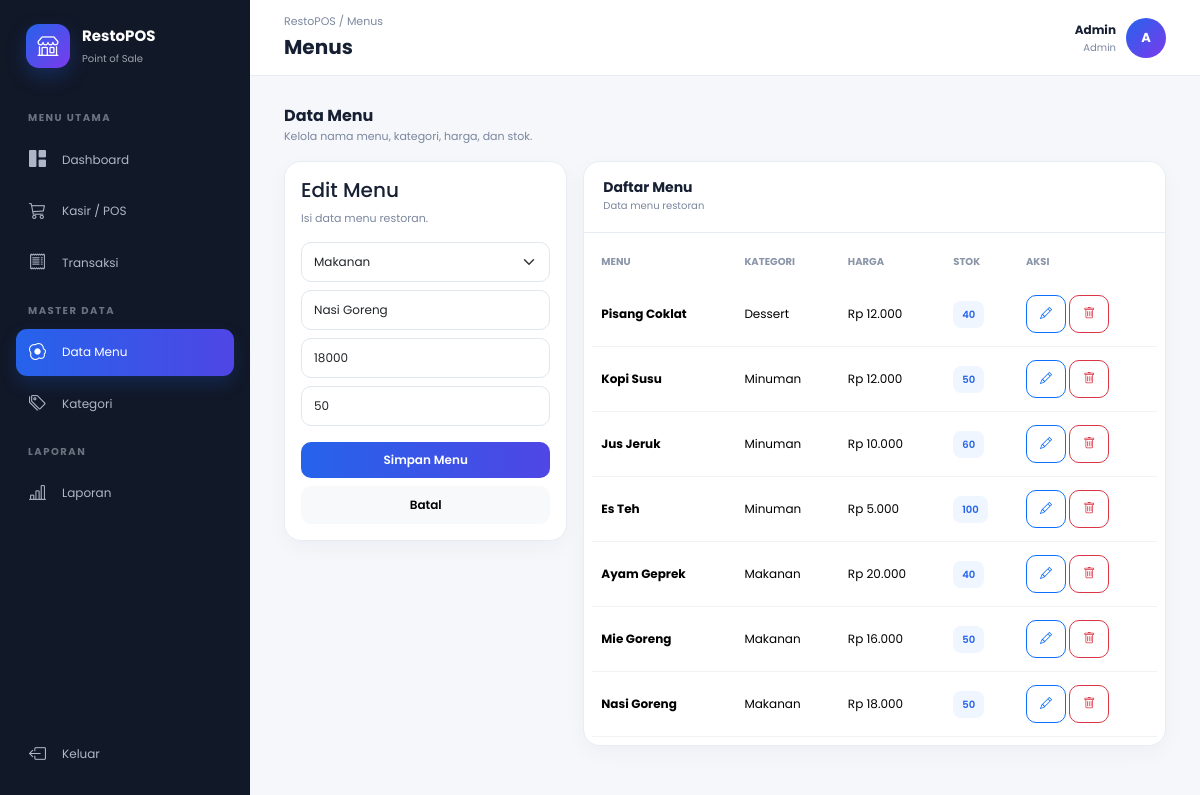
Screenshot of /menus.php?edit=1 (signed in) with the database file from the repository.
### tables this page shows
CREATE TABLE menus (
 id BIGINT UNSIGNED AUTO_INCREMENT PRIMARY KEY,
 category_id BIGINT UNSIGNED NOT NULL,
 name VARCHAR(100) NOT NULL,
 price INT NOT NULL DEFAULT 0,
 stock INT NOT NULL DEFAULT 0,
 image VARCHAR(255) NULL,
 FOREIGN KEY (category_id) REFERENCES categories(id) ON DELETE CASCADE
);

CREATE TABLE categories (
 id BIGINT UNSIGNED AUTO_INCREMENT PRIMARY KEY,
 name VARCHAR(100) NOT NULL
);

### config.php (called while the page is built, shortened)
<?php
function rupiah($n){ return 'Rp '.number_format((int)$n,0,',','.'); }

### menus.php (the view)
<?php require 'config.php'; role(['admin']); if(isset($_GET['delete'])){$id=(int)$_GET['delete'];$conn->query("DELETE FROM menus WHERE id=$id");header('Location:menus.php');exit;}if($_SERVER['REQUEST_METHOD']==='POST'){$id=(int)($_POST['id']??0);$cat=(int)$_POST['category_id'];$name=trim($_POST['name']);$price=(int)$_POST['price'];$stock=(int)$_POST['stock'];if($id){$s=$conn->prepare("UPDATE menus SET category_id=?,name=?,price=?,stock=? WHERE id=?");$s->bind_param('isiii',$cat,$name,$price,$stock,$id);}else{$s=$conn->prepare("INSERT INTO menus(category_id,name,price,stock) VALUES(?,?,?,?)");$s->bind_param('isii',$cat,$name,$price,$stock);} $s->execute();header('Location:menus.php');exit;}$edit=null;if(isset($_GET['edit'])){$edit=$conn->query("SELECT * FROM menus WHERE id=".(int)$_GET['edit'])->fetch_assoc();}$cats=$conn->query("SELECT * FROM categories ORDER BY name");$menus=$conn->query("SELECT m.*,c.name category FROM menus m JOIN categories c ON c.id=m.category_id ORDER BY m.id DESC");include 'partials/header.php';?><div class="mb-3"><div class="section-title">Data Menu</div><div class="sub">Kelola nama menu, kategori, harga, dan stok.</div></div><div class="row g-3"><div class="col-lg-4"><div class="cardx p-3"><h5><?=$edit?'Edit':'Tambah'?> Menu</h5><div class="sub mb-3">Isi data menu restoran.</div><form method="post"><input type="hidden" name="id" value="<?=$edit['id']??0?>"><select name="category_id" class="form-select mb-2" required><?php while($c=$cats->fetch_assoc()):?><option value="<?=$c['id']?>" <?=isset($edit)&&$edit['category_id']==$c['id']?'selected':''?>><?=htmlspecialchars($c['name'])?></option><?php endwhile;?></select><input name="name" class="form-control mb-2" placeholder="Nama menu" value="<?=htmlspecialchars($edit['name']??'')?>" required><input name="price" type="number" class="form-control mb-2" placeholder="Harga" value="<?=$edit['price']??''?>" required><input name="stock" type="number" class="form-control mb-3" placeholder="Stok" value="<?=$edit['stock']??0?>" required><button class="btn btn-primary w-100">Simpan Menu</button><?php if($edit):?><a href="menus.php" class="btn btn-light w-100 mt-2">Batal</a><?php endif;?></form></div></div><div class="col-lg-8"><div class="cardx"><div class="card-head"><div><h5>Daftar Menu</h5><small>Data menu restoran</small></div></div><div class="table-responsive p-2"><table class="table mb-0"><thead><tr><th>MENU</th><th>KATEGORI</th><th>HARGA</th><th>STOK</th><th>AKSI</th></tr></thead><tbody><?php while($m=$menus->fetch_assoc()):?><tr><td><b><?=htmlspecialchars($m['name'])?></b></td><td><?=$m['category']?></td><td><?=rupiah($m['price'])?></td><td><span class="badge-soft"><?=$m['stock']?></span></td><td><a class="btn btn-sm btn-outline-primary" href="?edit=<?=$m['id']?>"><i class="bi bi-pencil"></i></a> <a class="btn btn-sm btn-outline-danger" href="?delete=<?=$m['id']?>" onclick="return confirm('Hapus menu?')"><i class="bi bi-trash"></i></a></td></tr><?php endwhile;?></tbody></table></div></div></div></div><?php include 'partials/footer.php';?>

### partials/header.php (style rules this page uses)
:root { --primary:#2563eb;--indigo:#4f46e5;--ink:#172033;--muted:#7b879d;--bg:#f5f7fb;--line:#e8edf5 }
* { box-sizing:border-box }
body { margin:0;background:var(--bg);color:var(--ink);font-family:Poppins,sans-serif;font-size:13px }
.cardx { background:#fff;border:1px solid var(--line);border-radius:17px;box-shadow:0 7px 22px #1e293b09 }
.card-head { padding:17px 19px;border-bottom:1px solid var(--line);display:flex;align-items:center;justify-content:space-between }
.card-head h5 { font-size:14px;font-weight:700;margin:0 }
.card-head small { font-size:10px;color:var(--muted) }
.form-control,.form-select { border-color:#e1e6ef;border-radius:10px;font-size:12px;padding:10px 12px }
.btn { border-radius:10px;font-size:12px;font-weight:600;padding:9px 13px }
.btn-primary { background:linear-gradient(90deg,var(--primary),var(--indigo));border:0 }
.table { font-size:12px }
.table th { font-size:10px;color:#8a95a8;border:0;padding:13px 9px }
.table td { padding:13px 9px;border-color:#f0f2f6;vertical-align:middle }
.badge-soft { background:#eff6ff;color:#2563eb;border-radius:8px;padding:6px 9px;font-size:10px;font-weight:600 }
.section-title { font-weight:700;font-size:16px }
.sub { font-size:11px;color:var(--muted) }

### rows the page displays
menus: category_id "Makanan", name "Nasi Goreng", price "18000", stock "50", category.name "Makanan", price "Rp 18.000"
menus: name "Pisang Coklat", category.name "Dessert", price "Rp 12.000", stock "40"
menus: name "Kopi Susu", category.name "Minuman", price "Rp 12.000", stock "50"
menus: name "Jus Jeruk", category.name "Minuman", price "Rp 10.000", stock "60"
menus: name "Es Teh", category.name "Minuman", price "Rp 5.000", stock "100"
menus: name "Ayam Geprek", category.name "Makanan", price "Rp 20.000", stock "40"
menus: name "Mie Goreng", category.name "Makanan", price "Rp 16.000", stock "50"

### other values shown
pathinfo($page,PATHINFO_FILENAME) "Menus"
$name "Admin"
$role "Admin"
substr($name,0,1) "A"
